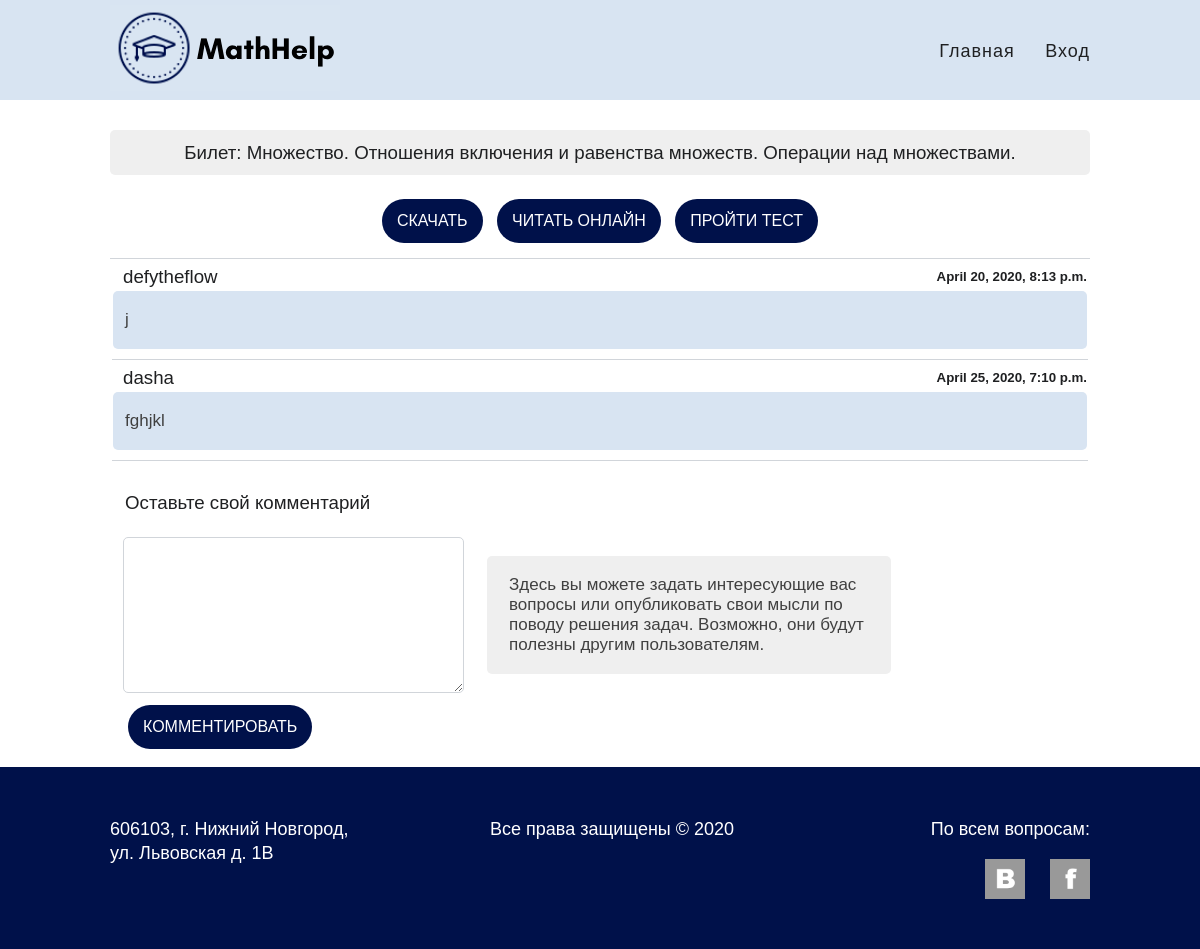
Before: /tickets/1 with the older database file.
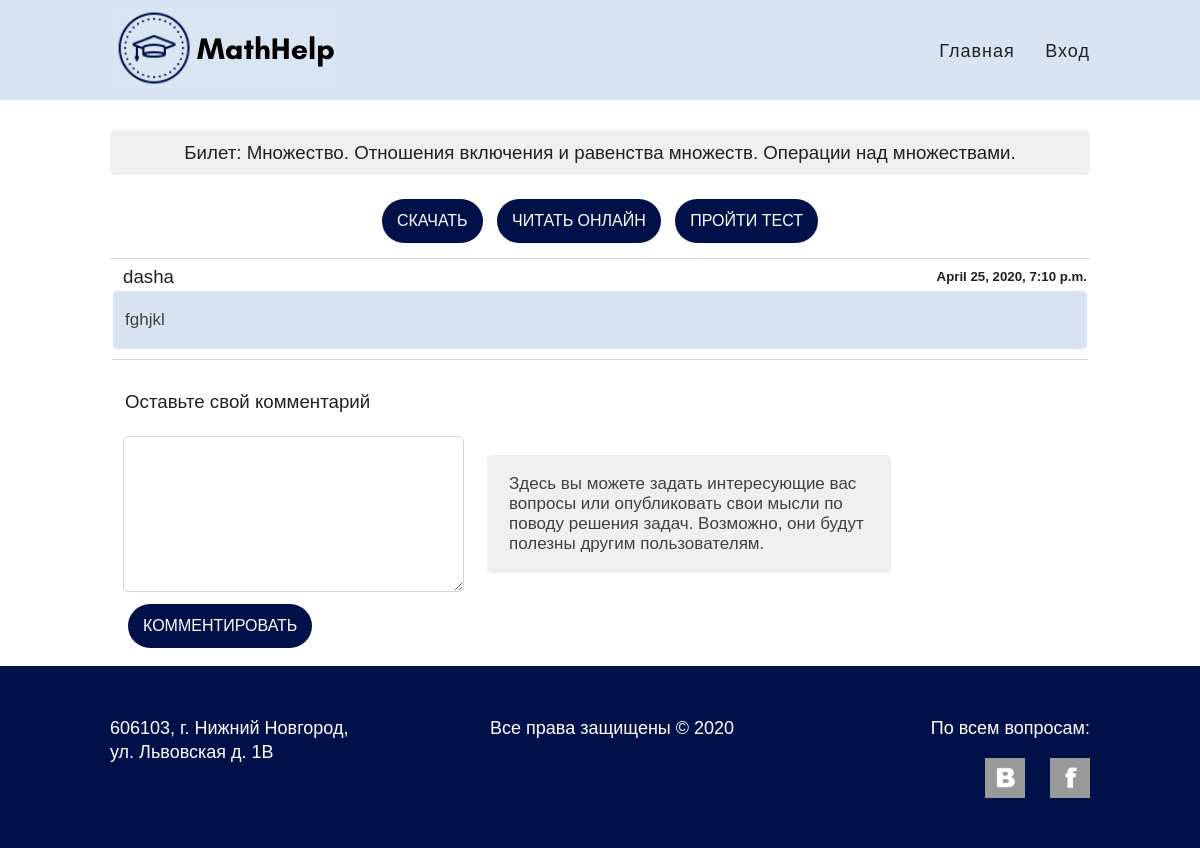
After: the same page with the newer database file.
### apps/forum/models.py (models this page shows, shortened)
class Comment(models.Model):
    ticket = models.ForeignKey(Ticket, on_delete=models.CASCADE)
    user = models.ForeignKey(get_user_model(), on_delete=models.CASCADE)
    date = models.DateTimeField(auto_now_add=True)
    body = models.TextField(max_length=2048)

### apps/tickets/views.py (the view)
class TicketDetailView(DetailView):
    model = Ticket
    template_name = f'{TicketsConfig.name}/ticket-detail.html'
    pk_url_kwarg = 'ticket_id'
    def get_context_data(self, **kwargs):
        context = super().get_context_data(**kwargs)
        context.update({
            'comments': Comment.objects.filter(ticket=self.get_object()),
            'form':     CommentForm(self.get_object(), self.request.user),
        })
        return context

### apps/forum/forms.py (shortened to what this page needs)
class CommentForm(ModelForm):
    class Meta:
        model = Comment
        fields = ['body']
    def __init__(self, ticket, user, *args, **kwargs):
        super().__init__(*args, **kwargs)
        self.use_required_attribute = False
        self.ticket = ticket
        self.user = user

### apps/accounts/context_processors.py (called while the page is built)
def accounts(request):
    return {
        'ACCOUNT_LOGIN_URL':           AccountsConfig.ACCOUNT_LOGIN_URL,
        'ACCOUNT_LOGOUT_URL':          AccountsConfig.ACCOUNT_LOGOUT_URL,
        'ACCOUNT_SETTINGS_URL':        AccountsConfig.ACCOUNT_SETTINGS_URL,
        'ACCOUNT_CREATE_URL':          AccountsConfig.ACCOUNT_CREATE_URL,
        'ACCOUNT_DELETE_URL':          AccountsConfig.ACCOUNT_DELETE_URL,
        'ACCOUNT_PASSWORD_CHANGE_URL': AccountsConfig.ACCOUNT_PASSWORD_CHANGE_URL,
        'ACCOUNT_USERNAME_UPDATE_URL': AccountsConfig.ACCOUNT_USERNAME_UPDATE_URL,
        'ACCOUNT_EMAIL_UPDATE_URL':    AccountsConfig.ACCOUNT_EMAIL_UPDATE_URL,
    }

### apps/forum/context_processors.py (called while the page is built)
def forum(request):
    return {
        'COMMENT_CREATE_URL': ForumConfig.COMMENT_CREATE_URL,
        'COMMENT_DELETE_URL': ForumConfig.COMMENT_DELETE_URL,
    }

### apps/tickets/templates/tickets/ticket-detail.html (shortened to what this page needs)
{% extends 'base.html' %}
{% load static %}
{% block css %}
  <link rel="stylesheet" href="{% static 'tickets/css/style.css' %}">
{% endblock %}
{% block content %}
<div class="container">
  <div class="ticket-detail">
    <h3>Билет: {{ ticket.name }}</h3>
  </div>
  <div class="border-bottom ticket-actions">
    <a href="{{ ticket.get_absolute_url }}" class="btn btn-blue">Скачать</a>
    <a href="{% url TICKET_READ_PDF_URL ticket.filename %}" class="btn btn-blue">Читать онлайн</a>
    <a href="{% url QUIZ_TICKET_URL ticket.quiz.id %}" class="btn btn-blue">Пройти тест</a><br>
  </div>
  <table class="comments-table">
    {% for comment in comments %}
      <tr>
        <td class="border-bottom">
          <h3>{{ comment.user }}</h3>
          <h5>{{ comment.date }}</h5>
          <div class="comment-body"><p>{{ comment.body }}</p></div>
        </td>
      </tr>
    {% endfor %}
  </table>
  <div class="submit-comment">
    <h3>Оставьте свой комментарий</h3>
    <table>
      <tr>
        <td>
          <form action="{% url COMMENT_CREATE_URL ticket.id %}" method="POST">
            {% for field in form %}
              {{ field }}
            {% endfor %}<br>
            <button type="submit" class="btn btn-blue">Комментировать</button>
          </form>
        </td>
        <td class="submit-comment-instruction">
          <div>
            <p>Здесь вы можете задать интересующие вас вопросы или опубликовать
              свои мысли по поводу решения задач. Возможно, они будут полезны другим пользователям.</p>
          </div>
        </td>
      </tr>
    </table>
    </div>
  </div>
{% endblock %}

Changed rows visible on the page:
removed Comment: user "defytheflow", date "April 20, 2020, 8:13 p.m.", body "j"
